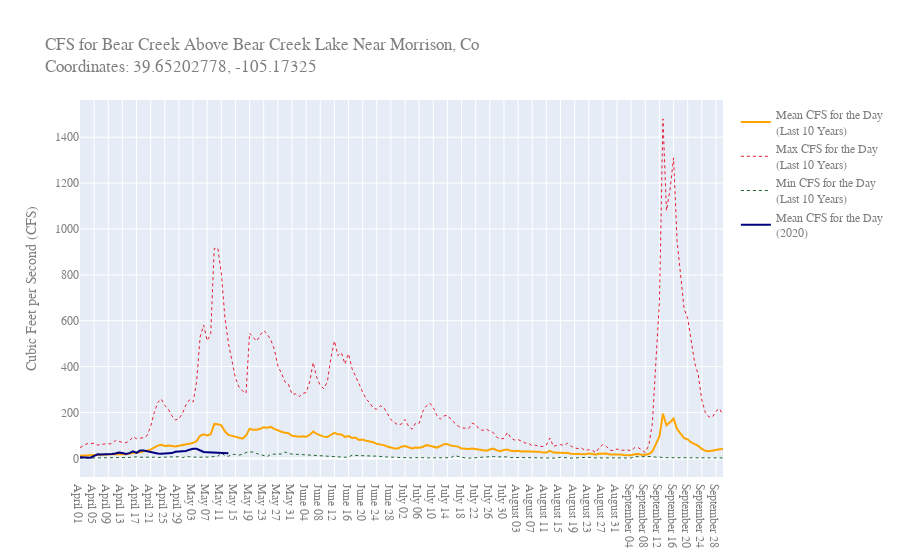

Notebook cell for this chart:
### Code cell
import plotly.graph_objects as go
fig = go.Figure()

fig.add_trace(go.Scatter(x=his_cfs_df['new_day'], y=his_cfs_df['mean_cfs'], name='Mean CFS for the Day<br>(Last 10 Years)',
                         line=dict(color='orange', width=2)))

fig.add_trace(go.Scatter(x=max_cfs_df['new_day'], y=max_cfs_df['max_cfs'], name='Max CFS for the Day<br>(Last 10 Years)',
                         line=dict(color="rgb(231, 29, 53)", width=1, dash='dot')))

fig.add_trace(go.Scatter(x=min_cfs_df['new_day'], y=min_cfs_df['min_cfs'], name='Min CFS for the Day<br>(Last 10 Years)',
                         line=dict(color="rgb(30, 100, 46)", width=1, dash='dot')))

fig.add_trace(go.Scatter(x=rec_cfs_df['new_day'], y=rec_cfs_df['mean_cfs'], name='Mean CFS for the Day<br>(2020)',
                         line=dict(color="navy", width=2)))

fig.update_layout(
    title_text="CFS for {}<br>Coordinates: {}, {}".format(site_name.title(), lat, lon),
    font=dict(family='Courier New, monospace', size=12, color='#7f7f7f'),
    yaxis_title="Cubic Feet per Second (CFS)"
)
fig.show()

### Figure 1 — Plotly figure (JSON) as saved in the notebook; plotly's stock layout.template omitted (floating-point values rounded to 4 significant figures; data arrays with more than 128 entries replaced by an {"elided": "..."} marker saying what was removed)
{"data": [{"line": {"color": "orange", "width": 2}, "name": "Mean CFS for the Day<br>(Last 10 Years)", "type": "scatter", "x": {"elided": "183 str values"}, "y": {"elided": "183 float values"}}, {"line": {"color": "rgb(231, 29, 53)", "dash": "dot", "width": 1}, "name": "Max CFS for the Day<br>(Last 10 Years)", "type": "scatter", "x": {"elided": "183 str values"}, "y": {"elided": "183 int values"}}, {"line": {"color": "rgb(30, 100, 46)", "dash": "dot", "width": 1}, "name": "Min CFS for the Day<br>(Last 10 Years)", "type": "scatter", "x": {"elided": "183 str values"}, "y": {"elided": "183 int values"}}, {"line": {"color": "navy", "width": 2}, "name": "Mean CFS for the Day<br>(2020)", "type": "scatter", "x": ["April 01", "April 02", "April 03", "April 04", "April 05", "April 06", "April 07", "April 08", "April 09", "April 10", "April 11", "April 12", "April 13", "April 14", "April 15", "April 16", "April 17", "April 18", "April 19", "April 20", "April 21", "April 22", "April 23", "April 24", "April 25", "April 26", "April 27", "April 28", "April 29", "April 30", "May 01", "May 02", "May 03", "May 04", "May 05", "May 06", "May 07", "May 08", "May 09", "May 10", "May 11", "May 12", "May 13"], "y": [5, 5, 3, 3, 11, 18, 17, 17, 18, 19, 21, 25, 23, 19, 23, 31, 24, 34, 34, 30, 27, 25, 21, 20, 21, 20, 23, 29, 30, 33, 32, 38, 42, 42, 36, 28, 27, 26, 26, 24, 25, 25, 22]}], "layout": {"font": {"color": "#7f7f7f", "family": "Courier New, monospace", "size": 12}, "title": {"text": "CFS for Bear Creek Above Bear Creek Lake Near Morrison, Co<br>Coordinates: 39.65202778, -105.17325"}, "yaxis": {"title": {"text": "Cubic Feet per Second (CFS)"}}}}
